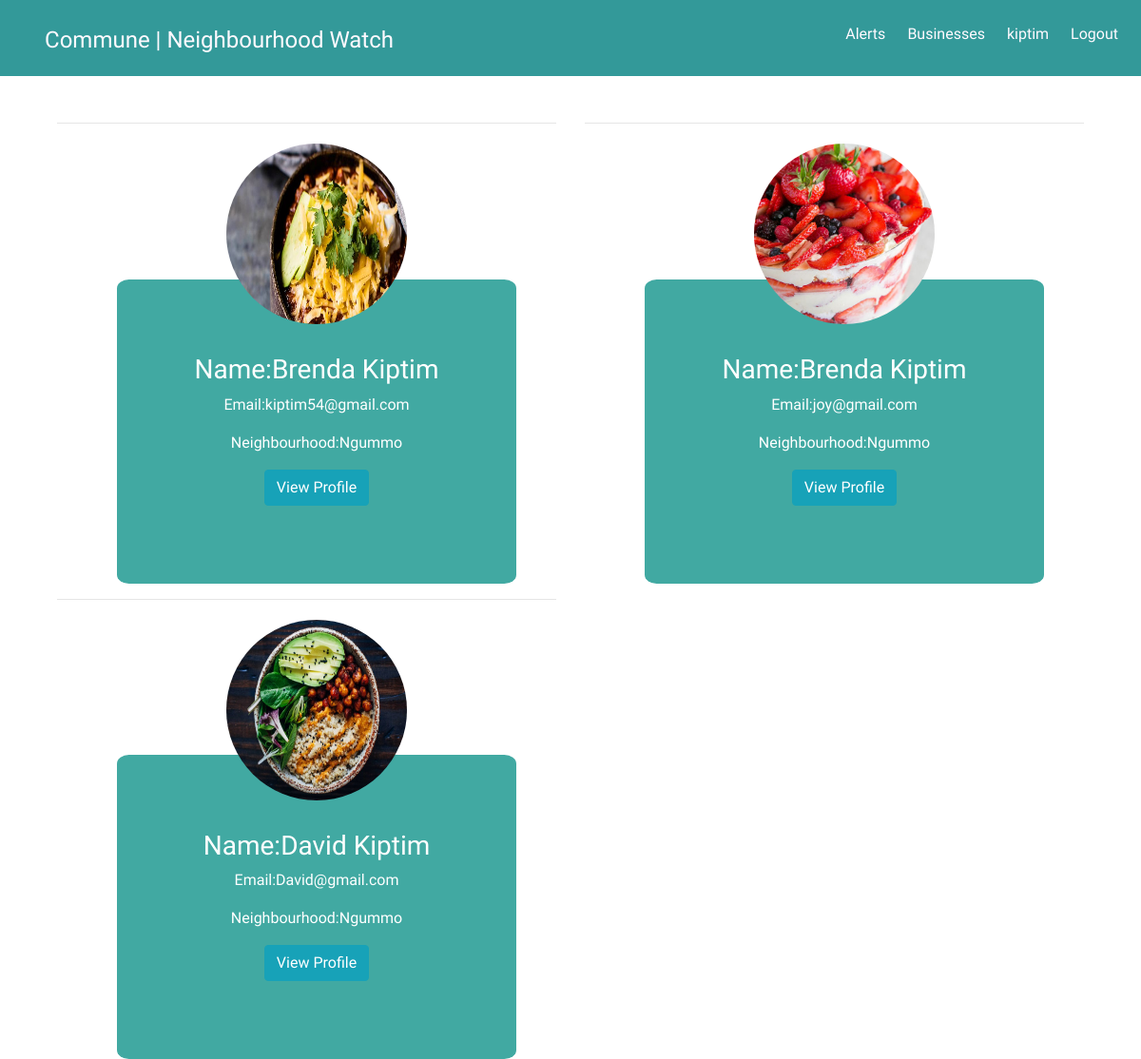
The page /neighbours/ (signed in) on the database as committed earlier.
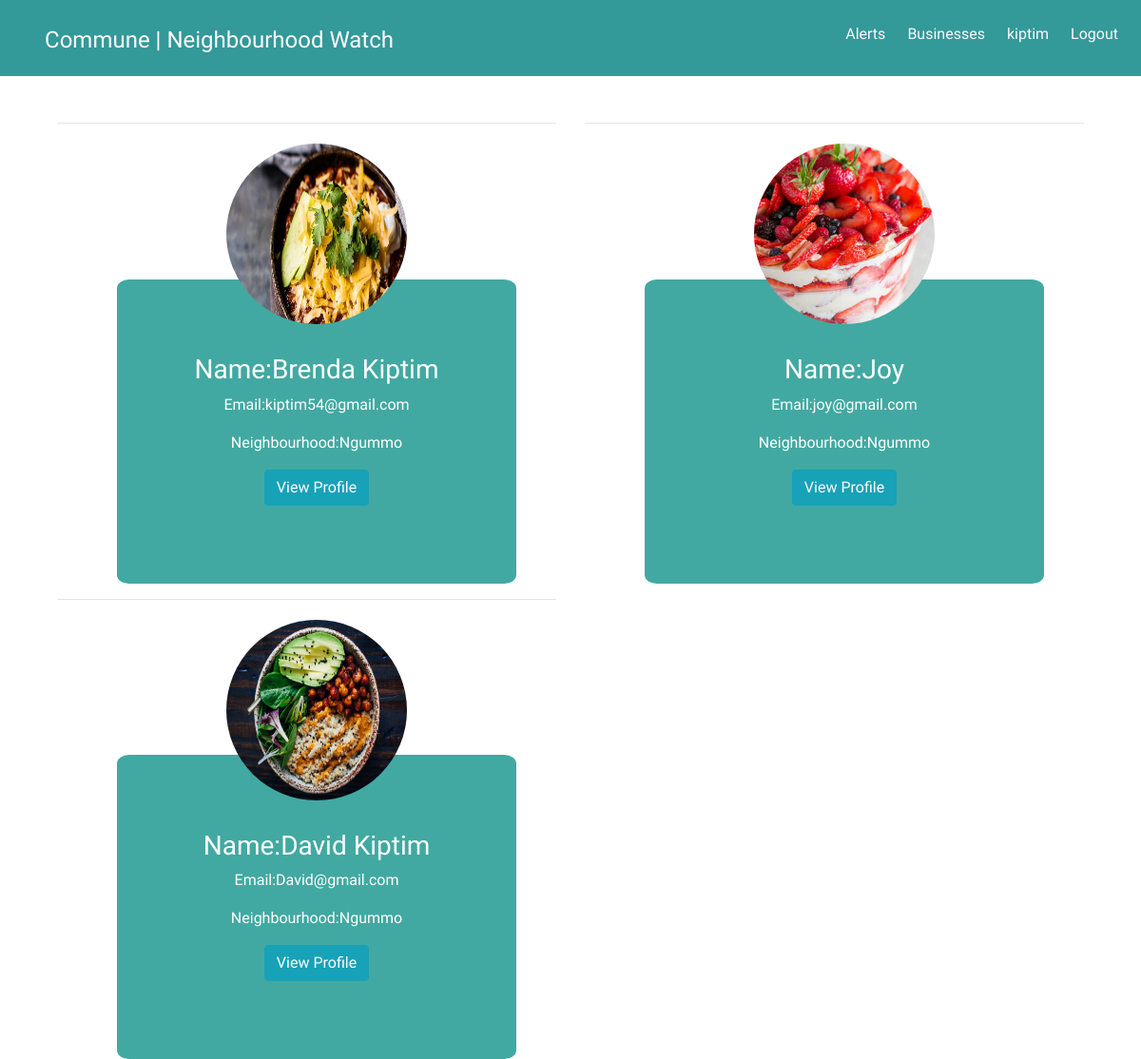
The same page on the database as committed later.
### communeapp/models.py (models this page shows, shortened)
class Profile(models.Model):
    name=models.CharField(max_length=50)
    profile_image = models.ImageField(upload_to = 'articles/')
    user=models.OneToOneField(User, on_delete=models.CASCADE)
    neighbourhood=models.ForeignKey(Neighbourhood, null=True)
    email=models.CharField(max_length=100)
    email_confirmed=models.BooleanField(default=False)
    def __str__(self):
        return self.user.username

class Neighbourhood(models.Model):
    neighbourhood_name=models.CharField(max_length=250)
    location=models.CharField(max_length=200)
    occupation_count=models.IntegerField()
    def __str__(self):
        return self.neighbourhood_name

### communeapp/views.py (the view)
# urls.py: url(r'^neighbours/$', views.see_neighbours, name='see_neighbours'),
def see_neighbours(request):
    title="Commune | Neighbours"
    current_user=request.user
    profile_email=current_user.email
    profile=Profile.objects.get(email=profile_email)
    print(profile)
    neighbourhood=profile.neighbourhood
    print(neighbourhood)
    neighbours=Profile.objects.filter(neighbourhood=neighbourhood)
    print(neighbours)
    return render(request, 'views/neighbours.html', {"neighbours":neighbours})

### communeapp/templates/views/neighbours.html (shortened to what this page needs)
{% extends 'views/base.html' %}
{% load bootstrap3  %}
{% load static %}
{% block content %}
<div class="container">
    <div class="row">
        <div class="col-md-6">
            </div>
            </div>
            </div>
            <div class="container">
                <div class="row">
                        {% for neighbour in neighbours %}
                    <div class="col-md-6">
                            <div id="profilepage">
                    <hr>
                    <img id="neighbourimage" src="{{neighbour.profile_image.url}}" class="img-responsive" alt="">
                    <div class="profilecontent text-center">
                            <h3>Name:{{neighbour.name}}</h3>
                            <p>Email:{{neighbour.email}}</p>
                            <p>Neighbourhood:{{neighbour.neighbourhood}}</p>
                            <a href="{% url 'business_profile' id=neighbour.id %}" class="btn btn-info">View Profile</a>
                            </div>
                            </div>
                    </div>
                    {% endfor %}
                </div>
            </div>
{% endblock %}

Rows that differ between the two databases and show on the page:
changed Profile "joy@gmail.com": name "Brenda Kiptim" → "Joy"
